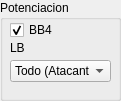
   <widget class="QGroupBox" name="groupBox_10">
    <property name="geometry">
     <rect>
      <x>270</x>
      <y>330</y>
      <width>121</width>
      <height>101</height>
     </rect>
    </property>
    <property name="title">
     <string>Potenciacion</string>
    </property>
    <widget class="QCheckBox" name="bb4_cb">
     <property name="geometry">
      <rect>
       <x>10</x>
       <y>20</y>
       <width>51</width>
       <height>20</height>
      </rect>
     </property>
     <property name="text">
      <string>BB4</string>
     </property>
     <property name="checked">
      <bool>true</bool>
     </property>
    </widget>
    <widget class="QComboBox" name="lb_sel">
     <property name="geometry">
      <rect>
       <x>10</x>
       <y>60</y>
       <width>101</width>
       <height>22</height>
      </rect>
     </property>
     <item>
      <property name="text">
       <string>Todo (Atacante)</string>
      </property>
     </item>
     <item>
      <property name="text">
       <string>Nada</string>
      </property>
     </item>
     <item>
      <property name="text">
       <string>Todo (Defensa)</string>
      </property>
     </item>
     <item>
      <property name="text">
       <string>Ataque</string>
      </property>
     </item>
     <item>
      <property name="text">
       <string>Defensa</string>
      </property>
     </item>
    </widget>
    <widget class="QLabel" name="label_73">
     <property name="geometry">
      <rect>
       <x>10</x>
       <y>40</y>
       <width>49</width>
       <height>16</height>
      </rect>
     </property>
     <property name="text">
      <string>LB</string>
     </property>
     <property name="buddy">
      <cstring>lb_sel</cstring>
     </property>
    </widget>
   </widget>
